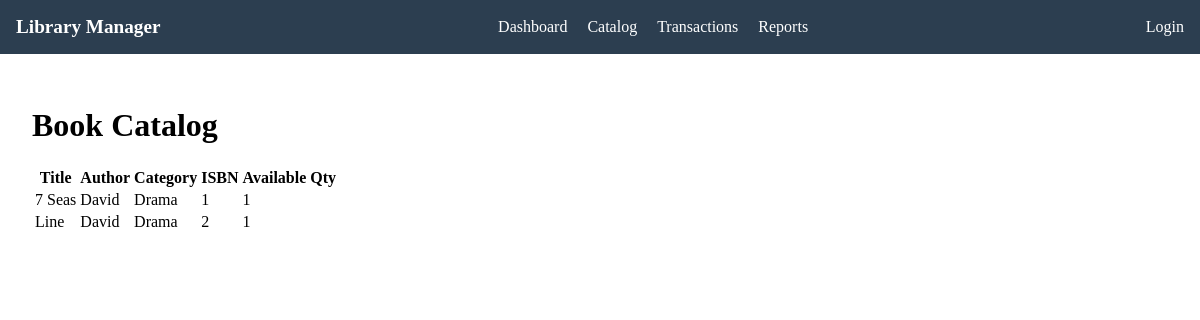
The app's page /catalog/, older data.
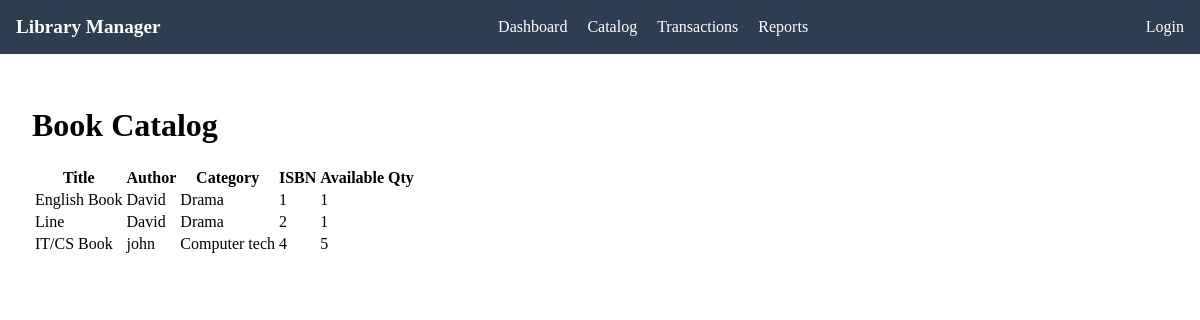
The same page, newer data.
### app/models.py (models this page shows, shortened)
class Book(models.Model):
    title = models.CharField(max_length=200)
    isbn = models.CharField(max_length=20, unique=True) # Prevent duplicate ISBNs
    author = models.ForeignKey(Author, on_delete=models.CASCADE)
    category = models.ForeignKey(Category, on_delete=models.CASCADE)
    quantity = models.PositiveIntegerField(default=1) # Cannot be negative

class Author(models.Model):
    name = models.CharField(max_length=100)

class Category(models.Model):
    category_name = models.CharField(max_length=100)
    class Meta:
        verbose_name_plural = "Categories" # Fixes 'Categorys' typo in Admin

### app/views.py (the view)
# urls.py: path('catalog/', views.book_list, name='book_list'),
def book_list(request):
    books = Book.objects.all()
    return render(request, 'app/catalog.html', {'books': books})

### app/templates/app/catalog.html
{% extends "app/base.html" %}
{% block content %}
    <h1>Book Catalog</h1>
    <table>
        <thead>
            <tr>
                <th>Title</th>
                <th>Author</th>
                <th>Category</th>
                <th>ISBN</th>
                <th>Available Qty</th>
            </tr>
        </thead>
        <tbody>
            {% for book in books %}
            <tr>
                <td>{{ book.title }}</td>
                <td>{{ book.author.name }}</td>
                <td>{{ book.category.category_name }}</td>
                <td>{{ book.isbn }}</td>
                <td>{{ book.quantity }}</td>
            </tr>
            {% empty %}
            <tr><td colspan="5">No books found in catalog.</td></tr>
            {% endfor %}
        </tbody>
    </table>
{% endblock %}

Row changes from the older to the newer data that the page shows:
changed Book: title "7 Seas" → "English Book"
added Book: title "IT/CS Book", author.name "john", category.category_name "Computer tech", isbn "4", quantity "5"
